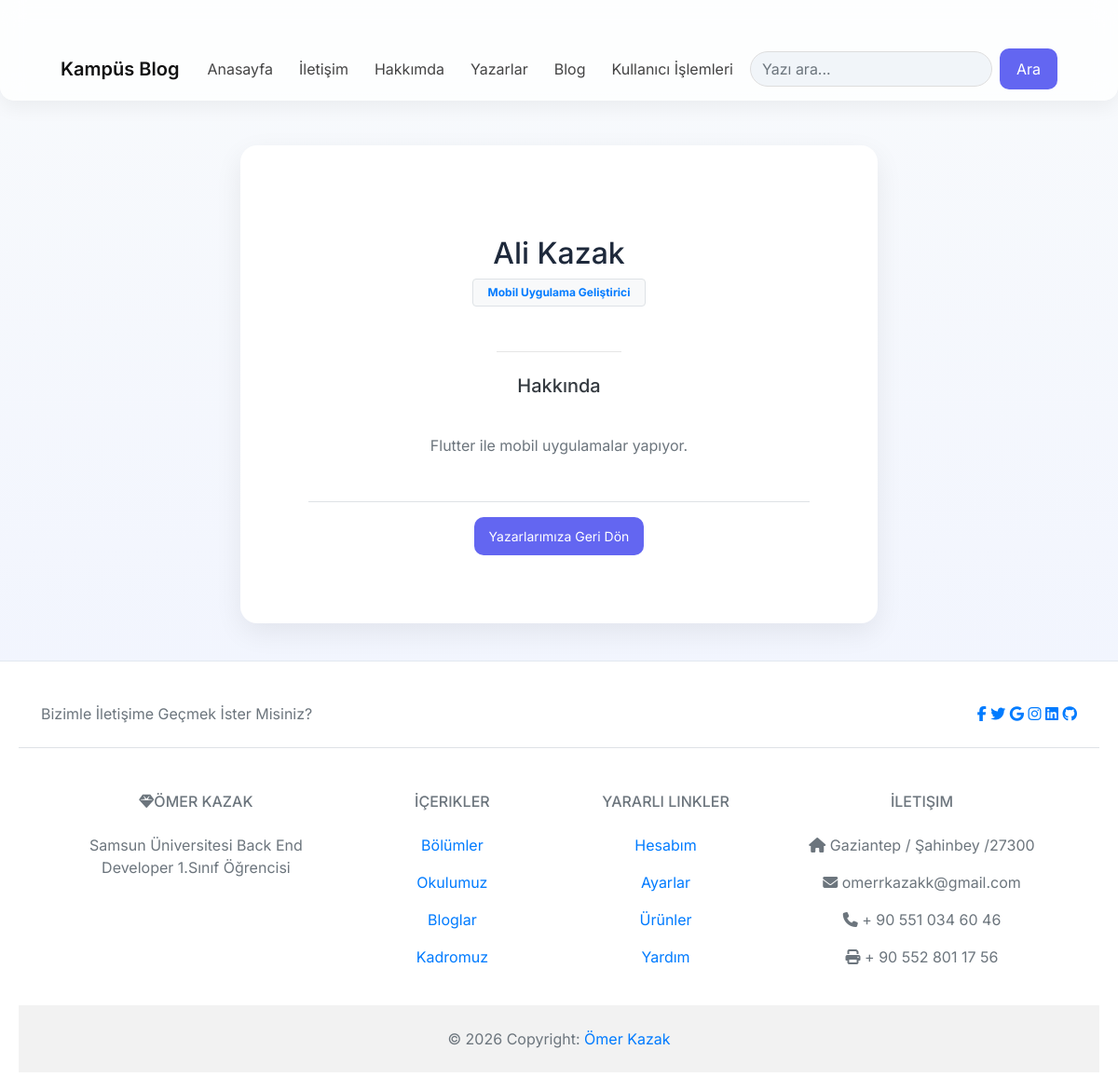
The app's page /yazar_detay/1/ with its own data.
### blog/models.py (models this page shows, shortened)
class Author(models.Model):
    full_name = models.CharField(max_length=100)
    title = models.CharField(max_length=100)
    bio = models.TextField()
    profile_url = models.CharField(max_length=200, default='http://127.0.0.1:8000/yazarlar/')

### core/views.py (the view)
# urls.py: path('yazar_detay/<int:id>/',views.yazar_detay,name="yazar_detay")
def yazar_detay(request,id):
    try:
        yazar=blog.models.Author.objects.get(id=id)
    except:
        return render(request,"404.html",status=404)
    context={
        "author":yazar
    }
    return render(request,"yazar_detay.html",context)

### core/templates/yazar_detay.html (shortened to what this page needs)
{% extends "base.html" %}
{% load static %}
{% block icerik %}
<div class="container mt-5">
    <div class="row justify-content-center">
        <div class="col-md-8">
            <div class="card shadow border-0 rounded-4 overflow-hidden">
                <div class="card-body p-5 text-center">
                    <h2 class="fw-bold mb-2">{{ author.full_name }}</h2>
                    <span class="badge bg-light text-primary fs-6 px-3 py-2 rounded-pill mb-4 border border-primary-subtle">
                        {{ author.title }}
                    </span>
                    <hr class="my-4 mx-auto w-25 text-muted">
                    <div class="text-start px-3">
                        <h5 class="fw-bold text-dark mb-3">Hakkında</h5>
                        <p class="card-text text-secondary lh-lg" style="white-space: pre-line;">
                            {{ author.bio }}
                        </p>
                    </div>
                    <div class="mt-5 pt-3 border-top text-start px-3">
                        <a href="{% url 'yazarlar' %}" class="btn btn-outline-secondary btn-sm rounded-pill px-3">
                            Yazarlarımıza Geri Dön
                        </a>
                    </div>
                </div>
            </div>
        </div>
    </div>
</div>
{% endblock %}

### static/css/style.css (style rules this page uses)
body { font-family: 'Inter', sans-serif; background: linear-gradient(180deg, #f8fafc, #eef2ff); color: #1e293b; }
.container { max-width: 1100px; margin-top: 40px; }
.card, .cv-card { background: #ffffff; border-radius: 18px; padding: 25px; border: none; box-shadow: 0 10px 30px rgba(0,0,0,0.07); transition: 0.3s; }
.btn, .btn-primary, .btn-cv { background: #6366f1 !important; border: none !important; color: white !important; border-radius: 10px; padding: 10px 18px; transition: 0.3s; }

### records on screen
Author: full_name "Ali Kazak", title "Mobil Uygulama Geliştirici", bio "Flutter ile mobil uygulamalar yapıyor."
